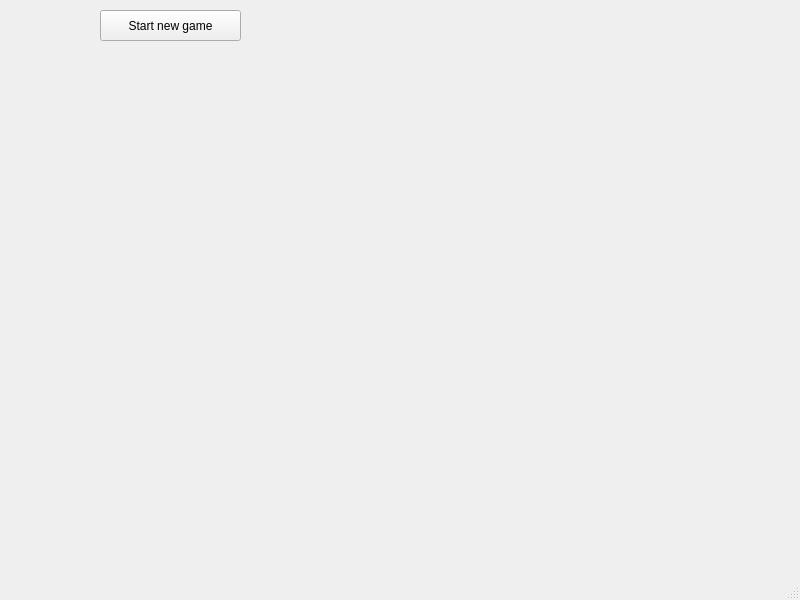
<?xml version="1.0" encoding="UTF-8"?>
<ui version="4.0">
 <class>MainWindow</class>
 <widget class="QMainWindow" name="MainWindow">
  <property name="geometry">
   <rect>
    <x>0</x>
    <y>0</y>
    <width>800</width>
    <height>600</height>
   </rect>
  </property>
  <property name="windowTitle">
   <string>MainWindow</string>
  </property>
  <widget class="QWidget" name="centralwidget">
   <widget class="QPushButton" name="pushButton">
    <property name="geometry">
     <rect>
      <x>100</x>
      <y>10</y>
      <width>141</width>
      <height>31</height>
     </rect>
    </property>
    <property name="text">
     <string>Start new game</string>
    </property>
   </widget>
  </widget>
  <widget class="QMenuBar" name="menubar">
   <property name="geometry">
    <rect>
     <x>0</x>
     <y>0</y>
     <width>800</width>
     <height>22</height>
    </rect>
   </property>
  </widget>
  <widget class="QStatusBar" name="statusbar"/>
 </widget>
 <resources/>
 <connections/>
</ui>
